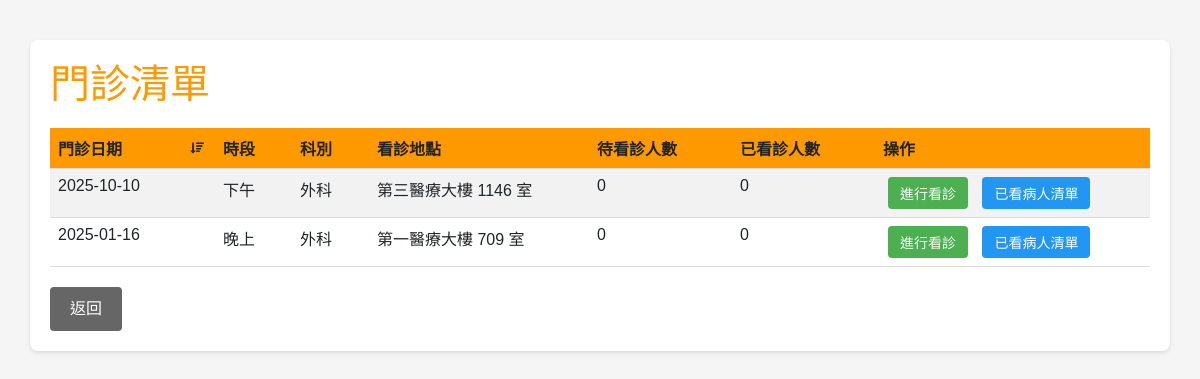
Page /php/doctor/clinic_list.php (signed in) on the committed database.
### tables this page shows
CREATE TABLE `clinic` (
  `clinic_id` char(7) NOT NULL,
  `clinic_date` date NOT NULL,
  `period` enum('morning','afternoon','evening') NOT NULL,
  `department_id` char(7) NOT NULL,
  `location` varchar(100) DEFAULT NULL,
  `doctor_id` char(7) NOT NULL
);

CREATE TABLE `department` (
  `department_id` char(7) NOT NULL,
  `department_name` varchar(50) NOT NULL
);

### php/doctor/clinic_list.php (the view, shortened to what this page needs)
<?php
require_once '../common/db_conn.php';
try {
    $stmt = $db->prepare("
        SELECT c.clinic_id, c.clinic_date, c.period, c.location,
               d.department_name,
               COUNT(DISTINCT a.appointment_id) as appointment_count,
               COUNT(DISTINCT mr.record_id) as treated_count
        FROM clinic c
        JOIN department d ON c.department_id = d.department_id
        LEFT JOIN appointment a ON c.clinic_id = a.clinic_id
        LEFT JOIN medical_record mr ON c.clinic_id = mr.clinic_id
        WHERE c.doctor_id = ?
        GROUP BY c.clinic_id
        ORDER BY c.clinic_date DESC,
                 FIELD(c.period, 'morning', 'afternoon', 'evening')
    ");
    $stmt->execute([$_SESSION['user_id']]);
    $clinics = $stmt->fetchAll();
} catch (PDOException $e) {
    $error_message = "系統錯誤，請稍後再試";
}
function getPeriodText($period) {
    switch ($period) {
        case 'afternoon':
            return '下午';
        case 'evening':
            return '晚上';
    }
}
?>
<!DOCTYPE html>
<html lang="zh-Hant">
<head>
    <link href="https://cdn.jsdelivr.net/npm/bootstrap@5.3.0-alpha1/dist/css/bootstrap.min.css" rel="stylesheet">
    <link href="https://cdn.jsdelivr.net/npm/boxicons@2.1.2/css/boxicons.min.css" rel="stylesheet">
    <link rel="stylesheet" href="./asset/clinic_list.css">
</head>
<body>
    <div class="container">
        <h1>門診清單</h1>
        <?php if (empty($clinics)): ?>
            <div class="empty-message">目前沒有門診記錄</div>
        <?php else: ?>
            <table class="table table-striped">
                <thead>
                    <tr>
                        <th data-sort="clinic_date">門診日期</th>
                        <th data-sort="period">時段</th>
                        <th data-sort="department_name">科別</th>
                        <th data-sort="location">看診地點</th>
                        <th data-sort="appointment_count">待看診人數</th>
                        <th data-sort="treated_count">已看診人數</th>
                        <th>操作</th>
                    </tr>
                </thead>
                <tbody>
                    <?php foreach ($clinics as $clinic): ?>
                        <tr>
                            <td><?php echo htmlspecialchars($clinic['clinic_date']); ?></td>
                            <td><?php echo htmlspecialchars(getPeriodText($clinic['period'])); ?></td>
                            <td><?php echo htmlspecialchars($clinic['department_name']); ?></td>
                            <td><?php echo htmlspecialchars($clinic['location']); ?></td>
                            <td><?php echo htmlspecialchars($clinic['appointment_count']); ?></td>
                            <td><?php echo htmlspecialchars($clinic['treated_count']); ?></td>
                            <td>
                                <a href="patient_consult.php?clinic_id=<?php echo urlencode($clinic['clinic_id']); ?>" class="action-btn consult-btn">進行看診</a>
                                <a href="patient_list.php?clinic_id=<?php echo urlencode($clinic['clinic_id']); ?>" class="action-btn list-btn">已看病人清單</a>
                            </td>
                        </tr>
                    <?php endforeach; ?>
                </tbody>
            </table>
        <?php endif; ?>
        <div class="button-group">
            <a href="doctor_dashboard.php" class="back-btn">返回</a>
        </div>
    </div>
</body>
</html>

### php/doctor/asset/clinic_list.css (style rules this page uses)
body { font-family: Arial, sans-serif; max-width: 1200px; margin: 20px auto; padding: 20px; background-color: #f5f5f5; }
.container { background: white; padding: 20px; border-radius: 8px; box-shadow: 0 2px 4px rgba(0, 0, 0, 0.1); }
h1 { color: #ff9900; margin-bottom: 20px; }
table { width: 100%; border-collapse: collapse; margin-top: 20px; }
th, td { padding: 12px; text-align: left; border-bottom: 1px solid #ddd; }
th { background: #ff9900 !important; color: white; cursor: pointer; position: relative; padding-right: 30px; }
th:nth-child(1), td:nth-child(1) { width: 15%; }
th:nth-child(2), td:nth-child(2) { width: 7%; }
th:nth-child(3), td:nth-child(3) { width: 7%; }
th:nth-child(4), td:nth-child(4) { width: 20%; }
th:nth-child(5), td:nth-child(5) { width: 13%; }
th:nth-child(6), td:nth-child(6) { width: 13%; }
th:nth-child(7), td:nth-child(7) { width: 25%; }
.button-group { margin-top: 20px; }
.back-btn { padding: 10px 20px; background-color: #666; color: white; border: none; border-radius: 4px; cursor: pointer; text-decoration: none; display: inline-block; }
.action-btn { padding: 6px 12px; border: none; border-radius: 4px; color: white; text-decoration: none; margin: 0 5px; display: inline-block; font-size: 14px; }
.consult-btn { background-color: #4CAF50; }
.list-btn { background-color: #2196F3; }

### rows in the picture
clinic: clinic_date "2025-10-10", period "下午", department.department_name "外科", location "第三醫療大樓 1146 室", appointment_count "0", treated_count "0"
clinic: clinic_date "2025-01-16", period "晚上", department.department_name "外科", location "第一醫療大樓 709 室", appointment_count "0", treated_count "0"
